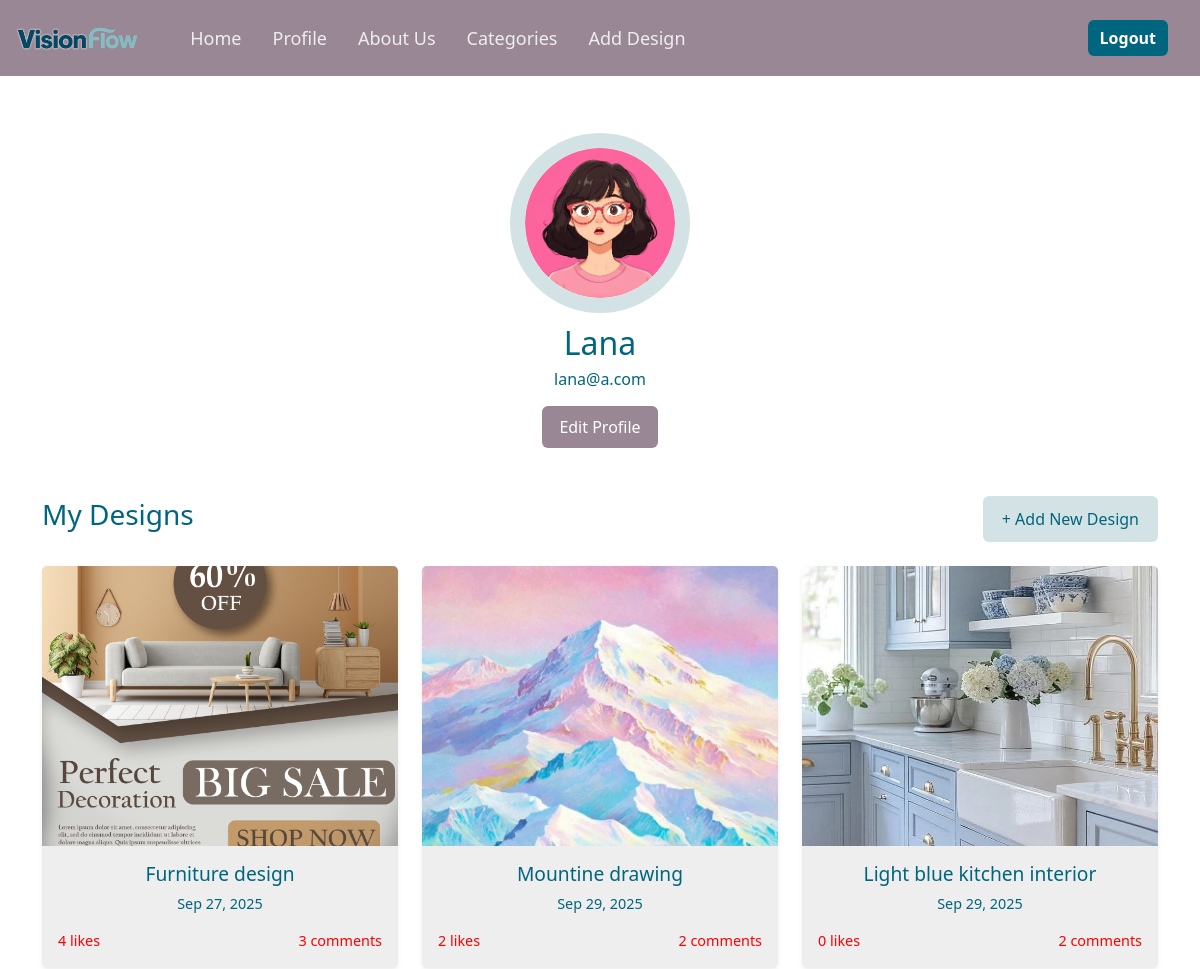
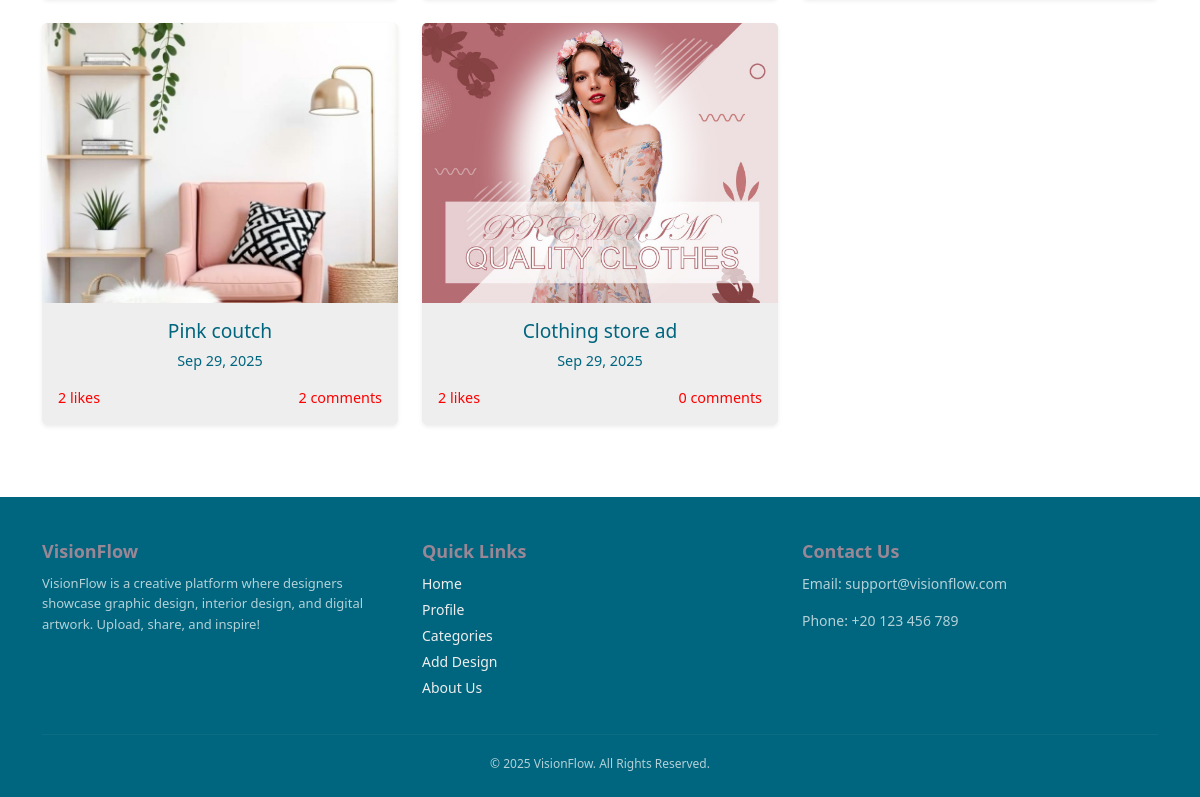
/profile/5/ (signed in), run on the app's committed database (2 pictures, top to bottom).
### vision_app/models.py (models this page shows, shortened)
class Users(models.Model):
    username= models.CharField(max_length=45)
    profilepic = models.ImageField(upload_to="profile_pics/", null=True, blank=True)
    email = models.EmailField(max_length=225, unique=True)
    password = models.CharField(max_length=45)
    created_at = models.DateTimeField(auto_now_add=True)
    updated_at = models.DateTimeField(auto_now=True)
    objects = UserManage()

class Desgin(models.Model):
    title = models.CharField(max_length=45)
    image = models.ImageField(upload_to="designs/",null=True)
    user_uploaded = models.ForeignKey(Users, related_name="designs_uploaded", on_delete=models.CASCADE)
    category = models.ForeignKey(Category, related_name="designs", on_delete=models.CASCADE)
    who_liked_it = models.ManyToManyField(Users, related_name="liked_designs", blank=True)
    created_at = models.DateTimeField(auto_now_add=True)
    updated_at = models.DateTimeField(auto_now=True)
    objects=designManage()

### vision_app/views.py (the view)
# urls.py: path('profile/<int:user_id>/', views.profile, name='profile'),
def profile(request, user_id):
    if "user_id" not in request.session:
        return redirect('login')
    profile_user = get_object_or_404(Users, id=user_id)
    context = {
        "user": profile_user,
        "user_id": user_id
    }
    return render(request, "profile.html", context)

### vision_app/templates/profile.html (shortened to what this page needs)
{% load static %}
<!DOCTYPE html>
<html lang="en">
<head>
  <link href="https://cdn.jsdelivr.net/npm/bootstrap@5.3.2/dist/css/bootstrap.min.css" rel="stylesheet">
</head>
<body class="profile-page">
{% include "header.html" %}
<main>
  <div class="container my-5">
    <div class="text-center">
      {% if user.profilepic %}
        <img src="{{ user.profilepic.url }}" alt="Profile Picture" class="rounded-circle mb-3 profile-pic">
      {% else %}
        <img src="{% static 'img/default.png' %}" alt="Default Profile Picture" class="rounded-circle mb-3 profile-pic">
      {% endif %}
      <h2>{{ user.username }}</h2>
      <h6>{{ user.email }}</h6>
      <a href="{% url 'edit_profile' user.id %}" class="btn btn-sm mt-2 btn-edit">
        Edit Profile
      </a>
    </div>
    <div class="d-flex justify-content-between align-items-center mt-5">
      <h3>My Designs</h3>
      <a href="{% url 'add_design' user.id %}" class="btn btn-add-design">
        + Add New Design
      </a>
    </div>
    <div class="row mt-4">
      {% for design in user.designs_uploaded.all %}
        <div class="col-md-4 mb-4">
          <a href="{% url 'design' design.id %}" class="text-decoration-none">
            <div class="card h-100 shadow-sm card-design">
              <img src="{{ design.image.url }}" class="card-img-top" alt="{{ design.title }}">
              <div class="card-body text-center">
                 <div class="design-info">
                <h5 class="card-title">{{ design.title }}</h5>
              <p>{{ design.created_at|date:"M d, Y" }}</p></div>
                  <div class="design-info d-flex justify-content-between align-items-center mt-1">
                     <div style="color:red">{{ design.who_liked_it.count }} likes</div>
                    <div style="color:red">{{ design.comments.count }} comments</div>
                  </div>
              </div>
            </div>
          </a>
        </div>
      {% empty %}
        <p class="text-center mt-4 no-designs">
          No designs uploaded yet.
        </p>
      {% endfor %}
    </div>
  </div>
</main>
{% include "footer.html" %}
</body>
</html>

### vision_app/templates/profile.html (style rules this page uses)
:root { --primary-color: #3C656E; --secondary-color: #A8D3D6; --light-color: #EEEEEE; --accent-color: #C1ADBF; }
body { padding-top: 80px; }
.profile-page img.profile-pic { object-fit: cover; outline: 15px solid var(--secondary-color); width: 150px; height: 150px; }
.text-center h2 { margin-top: 10px; }
.profile-page h3, .profile-page p { color: var(--primary-color); }
.btn-edit { background-color: var(--accent-color); color: white; padding: 8px 16px; font-size: 16px; border-radius: 6px; }
.btn-add-design { background-color: var(--secondary-color); color: var(--primary-color); padding: 10px 18px; font-size: 16px; border-radius: 6px; }
.card-design { cursor: pointer; border: none; background-color: var(--light-color); transition: transform 0.2s ease-in-out; }
.card-design img { height: 280px; object-fit: cover; }
.card-title { color: var(--primary-color); font-size: 1.2rem; margin-bottom: 0.5rem; }
.design-info { font-size: 0.9rem; color: var(--primary-color); }

### vision_app/templates/header.html (style rules this page uses)
:root { --primary-color: #00657eff; --secondary-color: #d3e3e5ff; --light-color: #EEEEEE; --accent-color: #9a8796ff; }
body { background-colosr: var(--light-color); color: var(--primary-color); }
h1, h2, h3 { color: var(--primary-color); }

### vision_app/templates/footer.html (style rules this page uses)
html, body { height: 100%; margin: 0; }
body { display: flex; flex-direction: column; }

### data on the page
Users: profilepic (picture), username "Lana", email "lana@a.com"
Desgin: image (picture), title "Furniture design", created_at "Sep 27, 2025", who_liked_it.count "4", comments.count "3"
Desgin: image (picture), title "Mountine drawing", created_at "Sep 29, 2025", who_liked_it.count "2", comments.count "2"
Desgin: image (picture), title "Light blue kitchen interior", created_at "Sep 29, 2025", who_liked_it.count "0", comments.count "2"
Desgin: image (picture), title "Pink coutch", created_at "Sep 29, 2025", who_liked_it.count "2", comments.count "2"
Desgin: image (picture), title "Clothing store ad", created_at "Sep 29, 2025", who_liked_it.count "2", comments.count "0"
